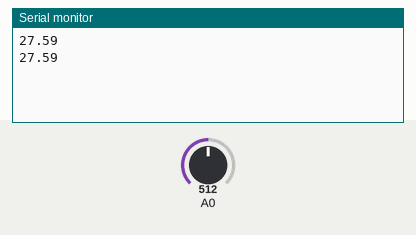
Simulated run of this sketch. Board: Arduino Uno, built with avr-gcc and run on an emulated ATmega328P. Parts: the last lines printed to the serial monitor. The test bench sets the inputs (shaded band); at power-on: A0 = 512.

Above: at 1.8 s.
1.9 s: A0 set to 716
At 2.8 s:
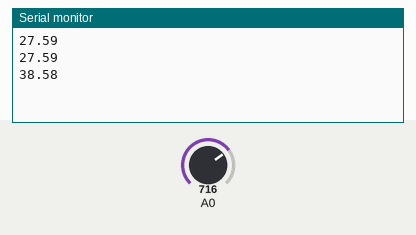
3.4 s: A0 set to 900
At 4.6 s:
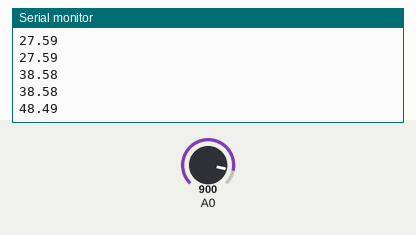
Timing chart, 0 to 6.4 s (numbered marks = the images above; inputs shaded):
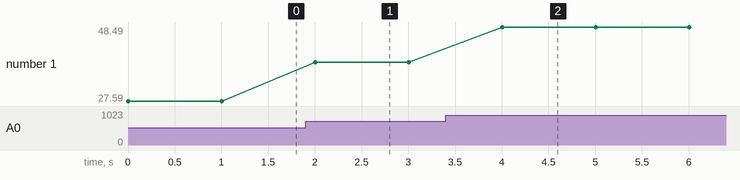

The sketch:

sketch_jan14a.ino
```cpp
void setup() {
  Serial.begin(115200UL);
}

void loop() {
  double value=analogRead(A0);
  value*=5;
  value/=1024;
  value/=1000;
  value*=10000;
  value*=1.103471;
  Serial.println(value);
  delay(1000);
}
```

Measured:
- after the input at 1.9 s, the serial monitor: prints a new line after 0.10 s (image 1)
- after the input at 3.4 s, the serial monitor: prints a new line after 0.60 s (image 2)
- plotted number 1: 27.59 → 38.58 after the input at 1.9 s, 38.58 → 48.49 after the input at 3.4 s
